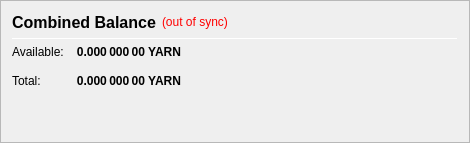
                   <widget class="QFrame" name="frame_CombinedBalances">
                    <property name="minimumSize">
                     <size>
                      <width>470</width>
                      <height>0</height>
                     </size>
                    </property>
                    <property name="frameShape">
                     <enum>QFrame::StyledPanel</enum>
                    </property>
                    <property name="frameShadow">
                     <enum>QFrame::Raised</enum>
                    </property>
                    <layout class="QVBoxLayout" name="verticalLayout_5">
                     <item>
                      <layout class="QHBoxLayout" name="horizontalLayout_5" stretch="0,0,0">
                       <item>
                        <widget class="QLabel" name="label_5z">
                         <property name="minimumSize">
                          <size>
                           <width>0</width>
                           <height>20</height>
                          </size>
                         </property>
                         <property name="font">
                          <font>
                           <pointsize>12</pointsize>
                           <weight>75</weight>
                           <bold>true</bold>
                          </font>
                         </property>
                         <property name="toolTip">
                          <string>Combined Balance (including unconfirmed and immature coins)</string>
                         </property>
                         <property name="text">
                          <string>Combined Balance</string>
                         </property>
                        </widget>
                       </item>
                       <item>
                        <widget class="QLabel" name="labelWalletStatus">
                         <property name="cursor">
                          <cursorShape>WhatsThisCursor</cursorShape>
                         </property>
                         <property name="toolTip">
                          <string>The displayed information may be out of date. Your wallet automatically synchronizes with the YarnCoin network after a connection is established, but this process has not completed yet.</string>
                         </property>
                         <property name="styleSheet">
                          <string notr="true">QLabel { color: red; }</string>
                         </property>
                         <property name="text">
                          <string notr="true">(out of sync)</string>
                         </property>
                         <property name="alignment">
                          <set>Qt::AlignLeading|Qt::AlignLeft|Qt::AlignVCenter</set>
                         </property>
                        </widget>
                       </item>
                       <item>
                        <spacer name="horizontalSpacer_1">
                         <property name="orientation">
                          <enum>Qt::Horizontal</enum>
                         </property>
                         <property name="sizeHint" stdset="0">
                          <size>
                           <width>40</width>
                           <height>20</height>
                          </size>
                         </property>
                        </spacer>
                       </item>
                      </layout>
                     </item>
                     <item>
                      <widget class="Line" name="line_CombinedBalance">
                       <property name="minimumSize">
                        <size>
                         <width>0</width>
                         <height>1</height>
                        </size>
                       </property>
                       <property name="maximumSize">
                        <size>
                         <width>16777215</width>
                         <height>1</height>
                        </size>
                       </property>
                       <property name="orientation">
                        <enum>Qt::Horizontal</enum>
                       </property>
                      </widget>
                     </item>
                     <item>
                      <layout class="QGridLayout" name="gridLayout_3">
                       <property name="spacing">
                        <number>12</number>
                       </property>
                       <item row="1" column="0">
                        <widget class="QLabel" name="labelBalanceTextz">
                         <property name="text">
                          <string>Available:</string>
                         </property>
                        </widget>
                       </item>
                       <item row="1" column="1">
                        <widget class="QLabel" name="labelBalancez">
                         <property name="font">
                          <font>
                           <weight>75</weight>
                           <bold>true</bold>
                          </font>
                         </property>
                         <property name="cursor">
                          <cursorShape>IBeamCursor</cursorShape>
                         </property>
                         <property name="toolTip">
                          <string>Your current spendable balance</string>
                         </property>
                         <property name="text">
                          <string notr="true">0.000 000 00 YARN</string>
                         </property>
                         <property name="alignment">
                          <set>Qt::AlignRight|Qt::AlignTrailing|Qt::AlignVCenter</set>
                         </property>
                         <property name="textInteractionFlags">
                          <set>Qt::LinksAccessibleByMouse|Qt::TextSelectableByKeyboard|Qt::TextSelectableByMouse</set>
                         </property>
                        </widget>
                       </item>
                       <item row="2" column="0">
                        <widget class="QLabel" name="labelTotalTextz">
                         <property name="text">
                          <string>Total:</string>
                         </property>
                        </widget>
                       </item>
                       <item row="2" column="1">
                        <widget class="QLabel" name="labelTotalz">
                         <property name="font">
                          <font>
                           <weight>75</weight>
                           <bold>true</bold>
                          </font>
                         </property>
                         <property name="cursor">
                          <cursorShape>IBeamCursor</cursorShape>
                         </property>
                         <property name="toolTip">
                          <string>Total Balance, including all unavailable coins.</string>
                         </property>
                         <property name="text">
                          <string notr="true">0.000 000 00 YARN</string>
                         </property>
                         <property name="alignment">
                          <set>Qt::AlignRight|Qt::AlignTrailing|Qt::AlignVCenter</set>
                         </property>
                         <property name="textInteractionFlags">
                          <set>Qt::LinksAccessibleByMouse|Qt::TextSelectableByKeyboard|Qt::TextSelectableByMouse</set>
                         </property>
                        </widget>
                       </item>
                       <item row="2" column="3">
                        <spacer name="horizontalSpacer_2">
                         <property name="orientation">
                          <enum>Qt::Horizontal</enum>
                         </property>
                         <property name="sizeHint" stdset="0">
                          <size>
                           <width>40</width>
                           <height>20</height>
                          </size>
                         </property>
                        </spacer>
                       </item>
                      </layout>
                     </item>
                     <item>
                      <spacer name="verticalSpacer_1">
                       <property name="orientation">
                        <enum>Qt::Vertical</enum>
                       </property>
                       <property name="sizeHint" stdset="0">
                        <size>
                         <width>20</width>
                         <height>40</height>
                        </size>
                       </property>
                      </spacer>
                     </item>
                    </layout>
                   </widget>
